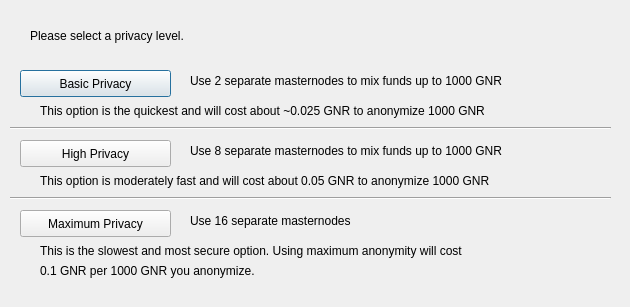
<?xml version="1.0" encoding="UTF-8"?>
<ui version="4.0">
 <class>DarksendConfig</class>
 <widget class="QDialog" name="DarksendConfig">
  <property name="geometry">
   <rect>
    <x>0</x>
    <y>0</y>
    <width>630</width>
    <height>307</height>
   </rect>
  </property>
  <property name="windowTitle">
   <string>Configure Darksend</string>
  </property>
  <widget class="QPushButton" name="buttonBasic">
   <property name="geometry">
    <rect>
     <x>20</x>
     <y>70</y>
     <width>151</width>
     <height>27</height>
    </rect>
   </property>
   <property name="text">
    <string>Basic Privacy</string>
   </property>
  </widget>
  <widget class="QPushButton" name="buttonHigh">
   <property name="geometry">
    <rect>
     <x>20</x>
     <y>140</y>
     <width>151</width>
     <height>27</height>
    </rect>
   </property>
   <property name="text">
    <string>High Privacy</string>
   </property>
  </widget>
  <widget class="QPushButton" name="buttonMax">
   <property name="geometry">
    <rect>
     <x>20</x>
     <y>210</y>
     <width>151</width>
     <height>27</height>
    </rect>
   </property>
   <property name="text">
    <string>Maximum Privacy</string>
   </property>
  </widget>
  <widget class="QLabel" name="label">
   <property name="geometry">
    <rect>
     <x>30</x>
     <y>20</y>
     <width>571</width>
     <height>31</height>
    </rect>
   </property>
   <property name="text">
    <string>Please select a privacy level.</string>
   </property>
  </widget>
  <widget class="QLabel" name="label_2">
   <property name="geometry">
    <rect>
     <x>190</x>
     <y>70</y>
     <width>421</width>
     <height>21</height>
    </rect>
   </property>
   <property name="text">
    <string>Use 2 separate masternodes to mix funds up to 1000 GNR</string>
   </property>
  </widget>
  <widget class="QLabel" name="label_3">
   <property name="geometry">
    <rect>
     <x>190</x>
     <y>140</y>
     <width>411</width>
     <height>21</height>
    </rect>
   </property>
   <property name="text">
    <string>Use 8 separate masternodes to mix funds up to 1000 GNR</string>
   </property>
  </widget>
  <widget class="QLabel" name="label_4">
   <property name="geometry">
    <rect>
     <x>190</x>
     <y>210</y>
     <width>421</width>
     <height>21</height>
    </rect>
   </property>
   <property name="text">
    <string>Use 16 separate masternodes</string>
   </property>
  </widget>
  <widget class="QLabel" name="label_6">
   <property name="geometry">
    <rect>
     <x>40</x>
     <y>100</y>
     <width>561</width>
     <height>21</height>
    </rect>
   </property>
   <property name="text">
    <string>This option is the quickest and will cost about ~0.025 GNR to anonymize 1000 GNR</string>
   </property>
  </widget>
  <widget class="QLabel" name="label_7">
   <property name="geometry">
    <rect>
     <x>40</x>
     <y>170</y>
     <width>561</width>
     <height>21</height>
    </rect>
   </property>
   <property name="text">
    <string>This option is moderately fast and will cost about 0.05 GNR to anonymize 1000 GNR</string>
   </property>
  </widget>
  <widget class="QLabel" name="label_8">
   <property name="geometry">
    <rect>
     <x>40</x>
     <y>240</y>
     <width>561</width>
     <height>21</height>
    </rect>
   </property>
   <property name="text">
    <string>This is the slowest and most secure option. Using maximum anonymity will cost</string>
   </property>
  </widget>
  <widget class="QLabel" name="label_9">
   <property name="geometry">
    <rect>
     <x>40</x>
     <y>260</y>
     <width>561</width>
     <height>21</height>
    </rect>
   </property>
   <property name="text">
    <string>0.1 GNR per 1000 GNR you anonymize.</string>
   </property>
  </widget>
  <widget class="Line" name="line">
   <property name="geometry">
    <rect>
     <x>10</x>
     <y>120</y>
     <width>601</width>
     <height>16</height>
    </rect>
   </property>
   <property name="orientation">
    <enum>Qt::Horizontal</enum>
   </property>
  </widget>
  <widget class="Line" name="line_2">
   <property name="geometry">
    <rect>
     <x>10</x>
     <y>190</y>
     <width>601</width>
     <height>16</height>
    </rect>
   </property>
   <property name="orientation">
    <enum>Qt::Horizontal</enum>
   </property>
  </widget>
 </widget>
 <resources/>
 <connections/>
</ui>
